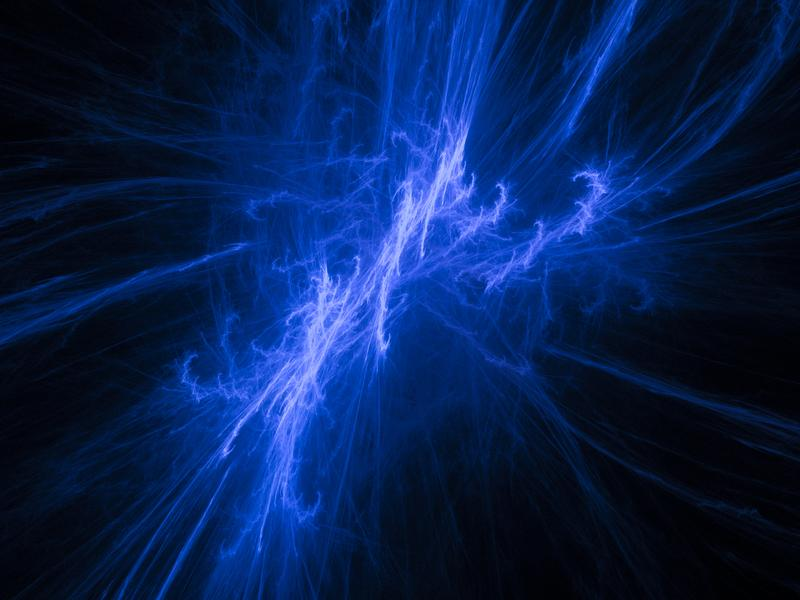
#> input picture images/Cobalt explosion.jpg, 800 x 600 px; its folder holds 3 pictures in this run
$ python resize.py   (older library calls are emulated)
#> lines starting #> are read from the running program, lines starting #| are printed output that depends on the picture
import os
from PIL import Image

# folder of the images
folder_path = './images'
#folder to save the new images
folder_path_images_new_resolution = './images-with-new-resolution'

# Add the new resolution
new_width = 1280
new_height = 800

for filename in os.listdir(folder_path):
        #Images extention
    if filename.endswith('.png') or filename.endswith('.jpg'):
        # Open image
        img = Image.open(os.path.join(folder_path, filename))
#> img is the input picture: PIL image 800x600 RGB; mean R, G, B 7.7, 31.9, 81.7
        # Change resolution
        img = img.resize((new_width, new_height), Image.ANTIALIAS)
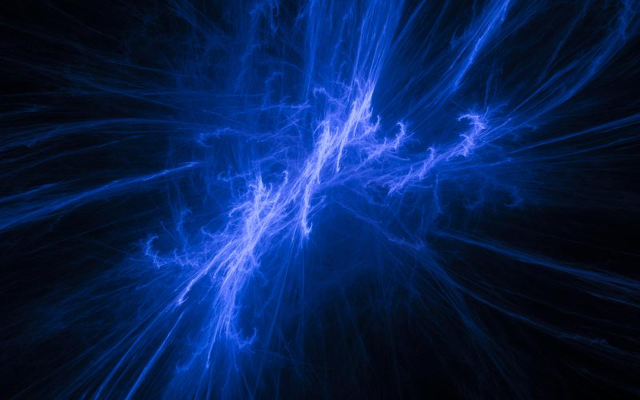
#> img: PIL image 1280x800 RGB (shown at 1/2 size); mean R, G, B 7.8, 31.9, 81.7
        # Save image with the new resolution
        img.save(os.path.join(folder_path_images_new_resolution, filename))
#> pass 2 of the loop `for filename in os.listdir(folder_path):`:
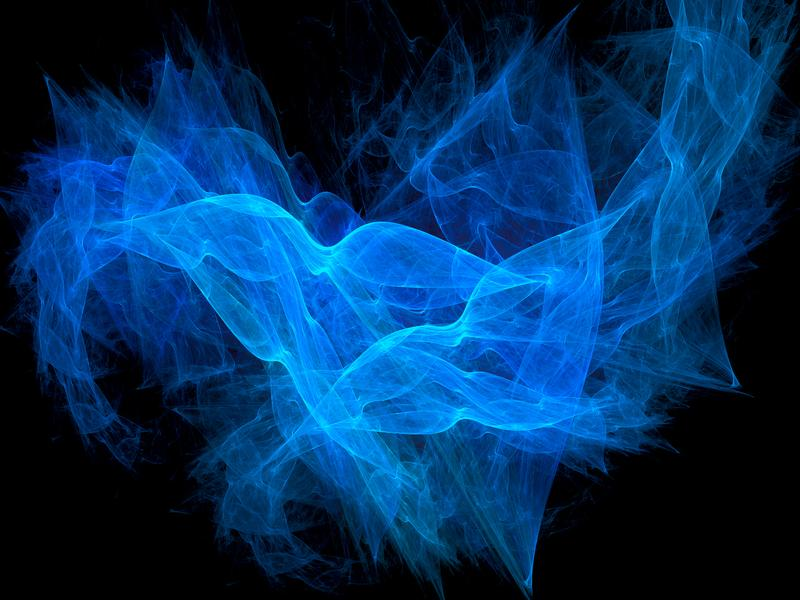
#> input picture images/Cobalt fog.jpg, 800 x 600 px
#> img is the input picture: PIL image 800x600 RGB; mean R, G, B 2.3, 48.1, 94.3
#> `img = img.resize((new_width, new_height), Image.ANTIALIAS)`:
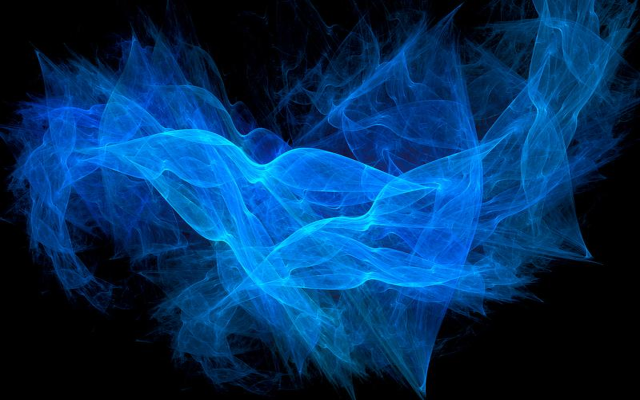
#> img: PIL image 1280x800 RGB (shown at 1/2 size); mean R, G, B 2.4, 48.1, 94.3
#> pass 3 of the loop `for filename in os.listdir(folder_path):`:
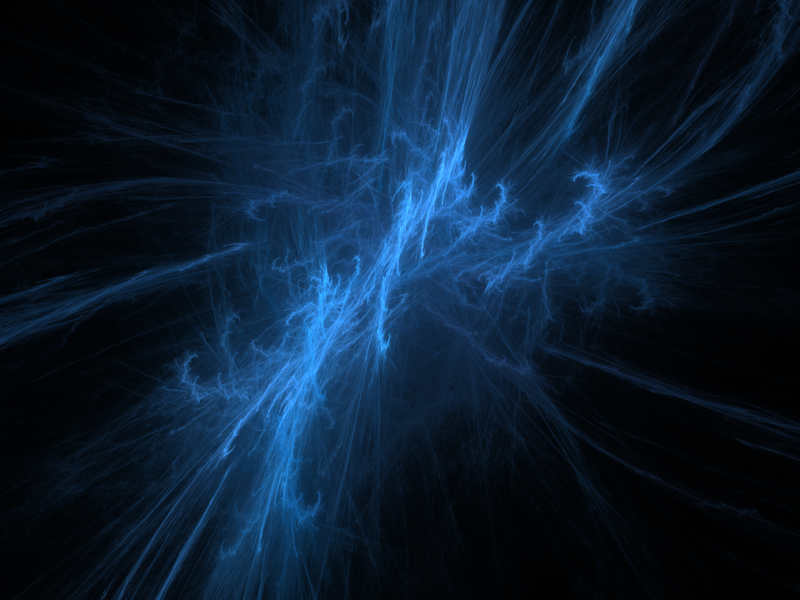
#> input picture images/Maidjan.png, 800 x 600 px
#> img is the input picture: PIL image 800x600 RGB; mean R, G, B 10.7, 29.4, 49.1
#> `img = img.resize((new_width, new_height), Image.ANTIALIAS)`:
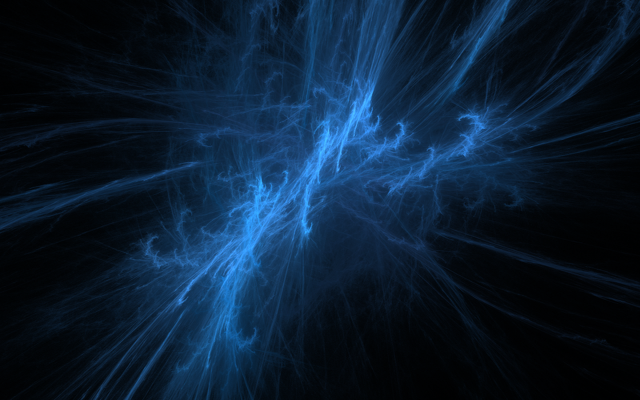
#> img: PIL image 1280x800 RGB (shown at 1/2 size); mean R, G, B 10.7, 29.4, 49.1
